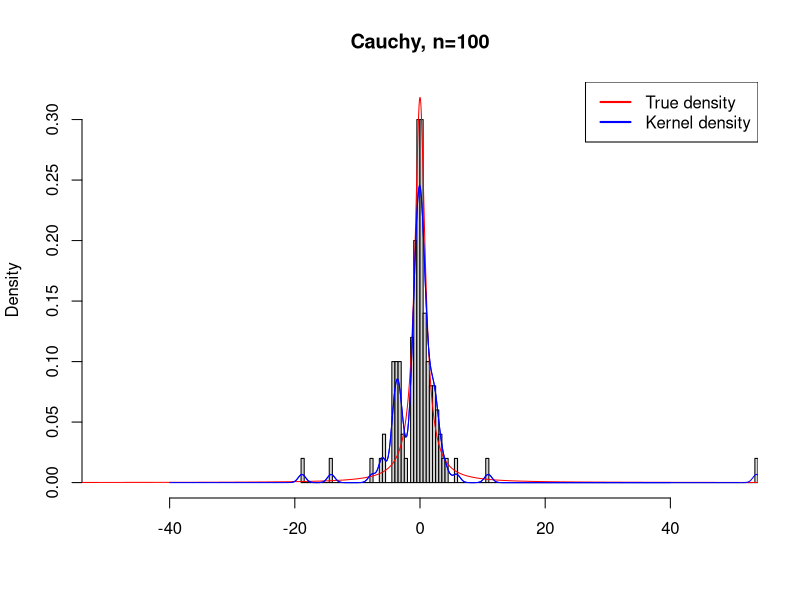
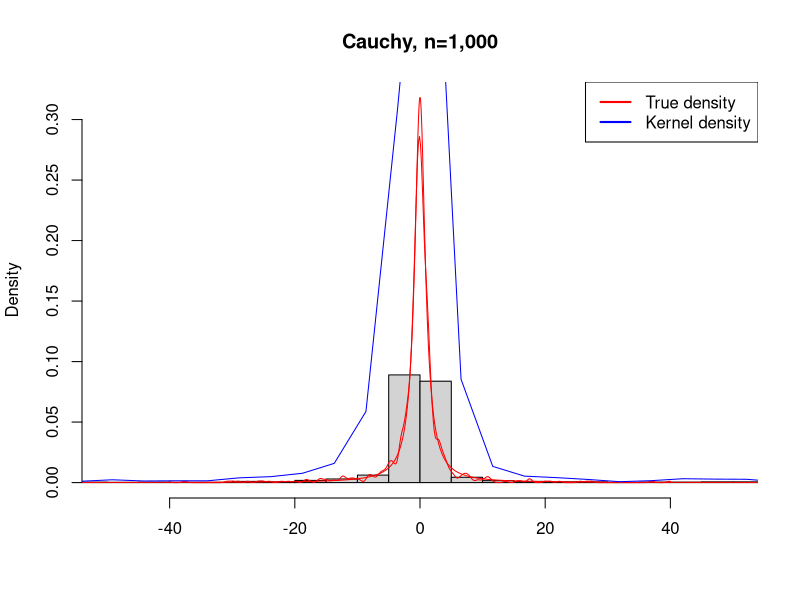
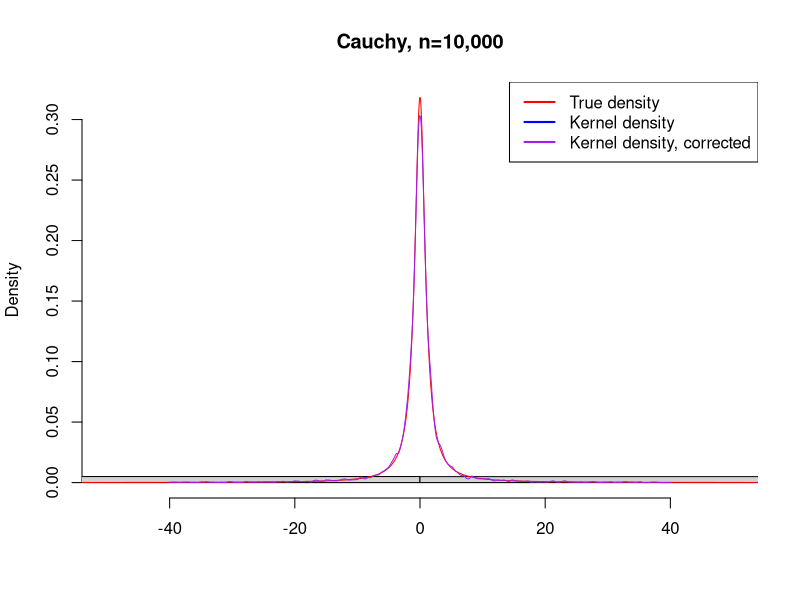
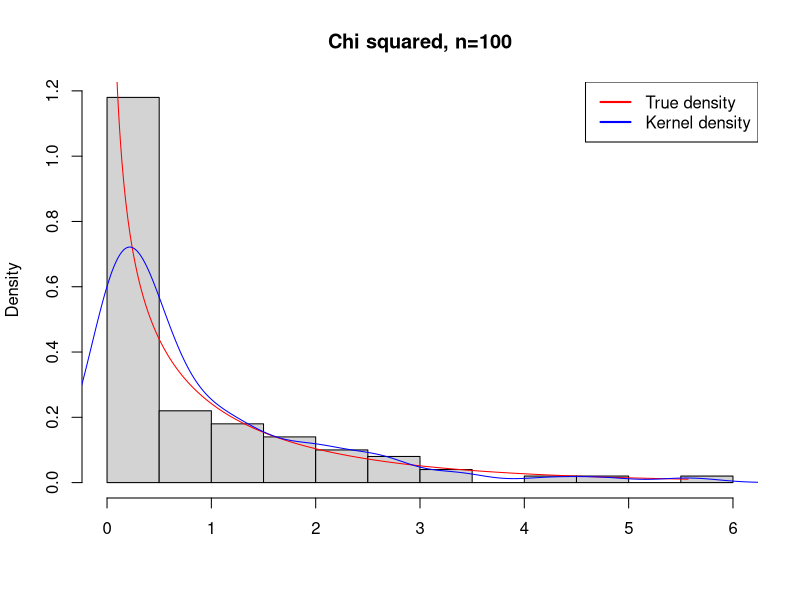
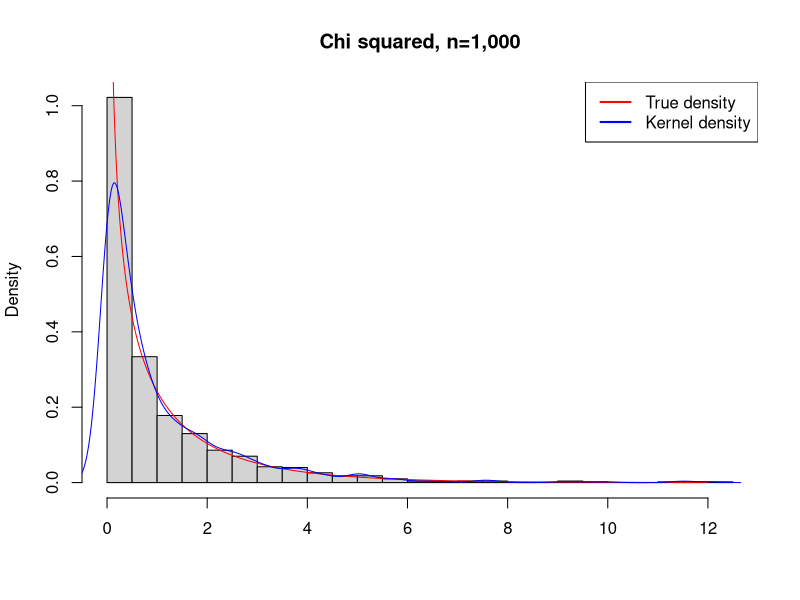
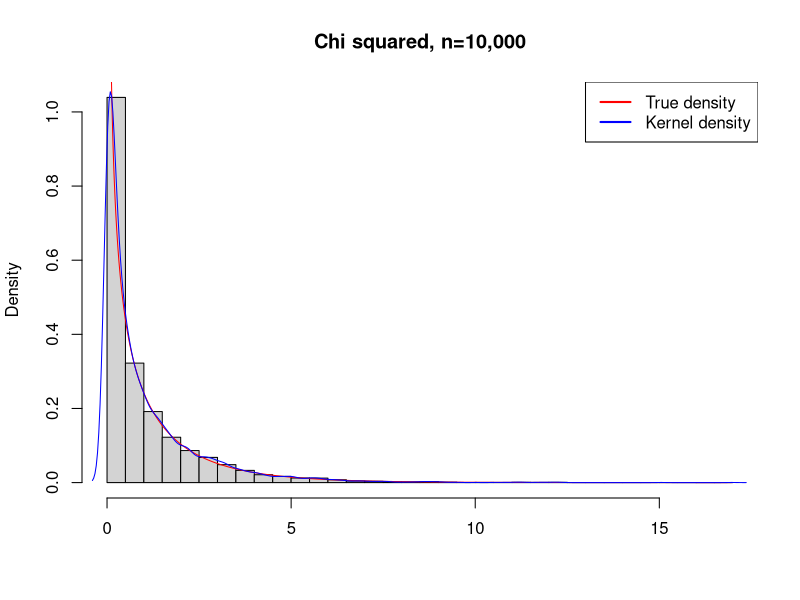
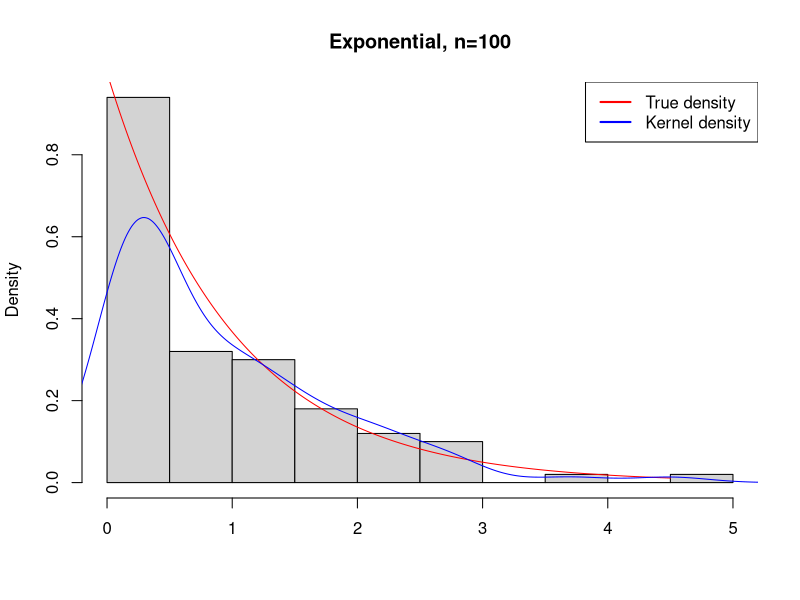
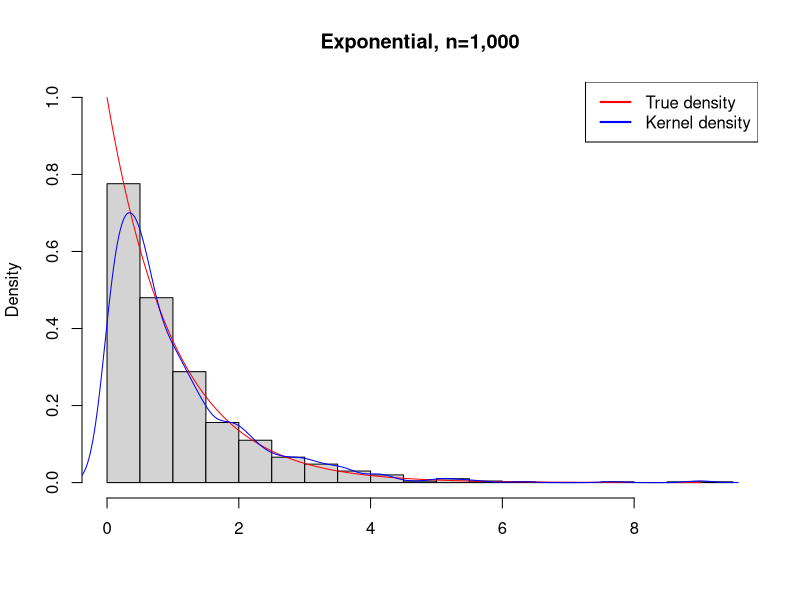

Write R code to recreate these figures, in order.
################################################################################################################
############### Topic 1 - Exercise 1 - Statistical Learning ########## Juan Marcos   Arranz Díez ###############
################################################################################################################

## 5 distributions
## Cauchy, chi-square, exponential, F, Student-t


### 1. Sets of 100 observations, histogram, kernel density, and compare with real density. Repeat with 1000, 10000, and conclusions


## Cauchy 

cauchy1 <- rcauchy(100)
cauchy2 <- rcauchy(1000)
cauchy3 <- rcauchy(10000)

## The few instances that reach large values (in absolute value) do not let us appreciate the centre of the
## histogram, arguably the most interesting part. Let's restrict ourselves to that centre.

hist(cauchy1, freq=F, nclass = 150, xlim=c(-50, 50), ylim=c(0,dcauchy(0)), main="Cauchy, n=100", xlab="")
z <- seq(-100, 100, 0.01)
lines(z, dcauchy(z), col="red")
kernel <- density(cauchy1, from=-40, to=40)
lines(kernel, col="blue")
kernel_bad <- density(cauchy1)
lines(kernel_bad, col="blue")
legend("topright", c("True density", "Kernel density"), col=c("red", "blue"), lwd=2)

hist(cauchy2, freq=F, nclass = 600, xlim=c(-50, 50), ylim=c(0,dcauchy(0)), main="Cauchy, n=1,000", xlab="")
z <- seq(-100, 100, 0.01)
lines(z, dcauchy(z), col="red")
kernel <- density(cauchy2, from=-40, to=40)
lines(kernel, col="red")
kernel_bad <- density(cauchy2)
lines(kernel_bad, col="blue")
legend("topright", c("True density", "Kernel density"), col=c("red", "blue"), lwd=2)

hist(cauchy3, freq=F, nclass=6000, xlim=c(-50, 50), ylim=c(0,dcauchy(0)), main="Cauchy, n=10,000", xlab="")
z <- seq(-100, 100, 0.01)
lines(z, dcauchy(z), col="red")
kernel <- density(cauchy3, from=-40, to=40)
lines(kernel, col="purple")
kernel_bad <- density(cauchy3)
lines(kernel_bad, col="blue")
legend("topright", c("True density", "Kernel density", "Kernel density, corrected"), col=c("red", "blue", "purple"), lwd=2)



## Chi squared

chisq1 = rchisq(100, df=1)
chisq2 = rchisq(1000, df=1)
chisq3 = rchisq(10000, df=1)

hist(chisq1, freq=F, nclass = 15, main="Chi squared, n=100", xlab="")
z <- seq(min(chisq1), max(chisq1), 0.01)
lines(z, dchisq(z, df=1), col="red")
kernel_bad <- density(chisq1)
lines(kernel_bad, col="blue")
legend("topright", c("True density", "Kernel density"), col=c("red", "blue"), lwd=2)


hist(chisq2, freq=F, nclass = 30, main="Chi squared, n=1,000", xlab="")
z <- seq(min(chisq2), max(chisq2), 0.01)
lines(z, dchisq(z, df=1), col="red")
kernel_bad <- density(chisq2)
lines(kernel_bad, col="blue")
legend("topright", c("True density", "Kernel density"), col=c("red", "blue"), lwd=2)


hist(chisq3, freq=F, nclass = 30, main="Chi squared, n=10,000", xlab="")
z <- seq(min(chisq3), max(chisq3), 0.01)
lines(z, dchisq(z, df=1), col="red")
kernel_bad <- density(chisq3)
lines(kernel_bad, col="blue")
legend("topright", c("True density", "Kernel density"), col=c("red", "blue"), lwd=2)

## Exponential


exp1 = rexp(100, rate = 1)
exp2 = rexp(1000, rate=1)
exp3 = rexp(10000, rate=1)

hist(exp1, freq=F, nclass = 15, main="Exponential, n=100", xlab="")
z <- seq(min(exp1), max(exp1), 0.01)
lines(z, dexp(z, rate=1), col="red")
kernel_bad <- density(exp1)
lines(kernel_bad, col="blue")
legend("topright", c("True density", "Kernel density"), col=c("red", "blue"), lwd=2)

hist(exp2, freq=F, nclass = 25, main="Exponential, n=1,000", xlab="", ylim=c(0,1))
z <- seq(min(exp2), max(exp2), 0.01)
lines(z, dexp(z, rate=1), col="red")
kernel_bad <- density(exp2)
lines(kernel_bad, col="blue")
legend("topright", c("True density", "Kernel density"), col=c("red", "blue"), lwd=2)

hist(exp3, freq=F, nclass = 35, main="Exponential, n=10,000", xlab="", ylim=c(0,1))
z <- seq(min(exp3), max(exp3), 0.01)
lines(z, dexp(z, rate=1), col="red")
kernel_bad <- density(exp3)
lines(kernel_bad, col="blue")
legend("topright", c("True density", "Kernel density"), col=c("red", "blue"), lwd=2)

# F distribution

f1 = rf(100, df1=5, df2=2)
f2 = rf(1000, df1=5, df2=2)
f3 = rf(10000, df1=5, df2=2)

hist(f1, freq=F, nclass = 100, main="F, n=100", xlab="", ylim=c(0, 0.6), xlim=c(0,50))
z <- seq(min(f1), max(f1), 0.01)
lines(z, df(z, df1=5, df2=2), col="red")
kernel_bad <- density(f1)
lines(kernel_bad, col="blue")
legend("topright", c("True density", "Kernel density"), col=c("red", "blue"), lwd=2)

hist(f2, freq=F, nclass = 2500, main="F, n=1,000", xlab="", ylim=c(0, 0.6), xlim=c(0,50))
z <- seq(min(f2), max(f2), 0.01)
lines(z, df(z, df1=5, df2=2), col="red")
kernel_bad <- density(f2)
lines(kernel_bad, col="blue")
kernel <- density(f2, from=0, to=50)
lines(kernel, col="purple")
legend("topright", c("True density", "Kernel density", "Kernel density, corrected"), col=c("red", "blue", "purple"), lwd=2)

hist(f3, freq=F, nclass = 16000, main="F, n=10,000", xlab="", ylim=c(0, 0.6), xlim=c(0,50))
z <- seq(min(f3), max(f3), 0.01)
lines(z, df(z, df1=5, df2=2), col="red")
kernel_bad <- density(f3)
lines(kernel_bad, col="blue")
kernel <- density(f3, from=0, to=50)
lines(kernel, col="purple")
legend("topright", c("True density", "Kernel density", "Kernel density, corrected"), col=c("red", "blue", "purple"), lwd=2)


# Student-t

t1 = rt(100, df=5)
t2 = rt(1000, df=5)
t3 = rt(10000, df=5)

hist(t1, freq=F, nclass = 30, main="Student's t, n=100", xlab="")
z <- seq(min(t1), max(t1), 0.01)
lines(z, dt(z, df=5), col="red")
kernel_bad <- density(t1)
lines(kernel_bad, col="blue")
legend("topright", c("True density", "Kernel density"), col=c("red", "blue"), lwd=2)

hist(t2, freq=F, nclass = 30, main="Student's t, n=1,000", xlab="")
z <- seq(min(t2), max(t2), 0.01)
lines(z, dt(z, df=5), col="red")
kernel_bad <- density(t2)
lines(kernel_bad, col="blue")
#kernel <- density(f2, from=0, to=50)
#lines(kernel, col="purple")
legend("topright", c("True density", "Kernel density"), col=c("red", "blue"), lwd=2)

hist(t3, freq=F, nclass = 30, main="Student's t, n=10,000", xlab="")
z <- seq(min(t3), max(t3), 0.01)
lines(z, dt(z, df=5), col="red")
kernel_bad <- density(t3)
lines(kernel_bad, col="blue")
#kernel <- density(t3, from=0, to=50)
#lines(kernel, col="purple")
legend("topright", c("True density", "Kernel density"), col=c("red", "blue"), lwd=2)

###########################

# Cauchy
quant_cauchy <- qcauchy(c(0.25, 0.5, .75))
IQR <- quant_cauchy[3] - quant_cauchy[1]
upper_cauchy <- quant_cauchy[3] + 1.5*IQR
lower_cauchy <- quant_cauchy[1] - 1.5*IQR
upper_cauchy
lower_cauchy

prob_out_cauchy <- pcauchy(lower_cauchy) + 1 - pcauchy(upper_cauchy)
prob_out_cauchy

par(mfrow=c(1,3))
boxplot(cauchy1)
boxplot(cauchy2)
boxplot(cauchy3)

emp_quant1 <- quantile(x=cauchy1, probs=c(0.25, 0.5, 0.75))
emp_quant2 <- quantile(x=cauchy2, probs=c(0.25,.5, 0.75))
emp_quant3 <- quantile(x=cauchy3, probs=c(0.25, .5,0.75))
IQR1 <- emp_quant1[3] - emp_quant1[1]
IQR2 <- emp_quant2[3] - emp_quant2[1]
IQR3 <- emp_quant3[3] - emp_quant3[1]

emp_quant1
emp_quant2
emp_quant3
quant_cauchy
IQR1
IQR2
IQR3



sample1up <- emp_quant1[3] + 1.5*IQR1
sample1lo <- emp_quant1[1] - 1.5*IQR1
sample1up
sample1lo

sample2up <- emp_quant2[3] + 1.5*IQR2
sample2lo <- emp_quant2[1] - 1.5*IQR2
sample2up
sample2lo

sample3up <- emp_quant3[3] + 1.5*IQR3
sample3lo <- emp_quant3[1] - 1.5*IQR3
sample3up
sample3lo

emp_out_1 <- sum(cauchy1 < sample1lo | cauchy1 > sample1up) / length(cauchy1)
emp_out_2 <- sum(cauchy2 < sample2lo | cauchy2 > sample2up) / length(cauchy2)
emp_out_3 <- sum(cauchy3 < sample3lo | cauchy3 > sample3up) / length(cauchy3)
emp_out_1
emp_out_2
emp_out_3

# Chi squared

quant_chisq <- qchisq(c(0.25, 0.5, .75), df=1)
IQR <- quant_chisq[3] - quant_chisq[1]
upper_chisq <- quant_chisq[3] + 1.5*IQR
lower_chisq <- quant_chisq[1] - 1.5*IQR

prob_out_chisq <- pchisq(lower_chisq, df=1) + 1 - pchisq(upper_chisq, df=1)
prob_out_chisq


par(mfrow=c(1,3))
boxplot(chisq1)
boxplot(chisq2)
boxplot(chisq3)

emp_quant1 <- quantile(x=chisq1, probs=c(0.25, .5,0.75))
emp_quant2 <- quantile(x=chisq2, probs=c(0.25,.5, 0.75))
emp_quant3 <- quantile(x=chisq3, probs=c(0.25,.5, 0.75))
IQR1 <- emp_quant1[3] - emp_quant1[1]
IQR2 <- emp_quant2[3] - emp_quant2[1]
IQR3 <- emp_quant3[3] - emp_quant3[1]

sample1up <- emp_quant1[3] + 1.5*IQR1
sample1lo <- emp_quant1[1] - 1.5*IQR1

sample2up <- emp_quant2[3] + 1.5*IQR2
sample2lo <- emp_quant2[1] - 1.5*IQR2

sample3up <- emp_quant3[3] + 1.5*IQR3
sample3lo <- emp_quant3[1] - 1.5*IQR3

emp_out_1 <- sum(chisq1 < sample1lo | chisq1 > sample1up) / length(chisq1)
emp_out_2 <- sum(chisq2 < sample2lo | chisq2 > sample2up) / length(chisq2)
emp_out_3 <- sum(chisq3 < sample3lo | chisq3 > sample3up) / length(chisq3)
emp_out_1
emp_out_2
emp_out_3

prob_out_chisq

# Exponential

quant_exp <- qexp(c(0.25, 0.5, .75), rate=1)
IQR <- quant_exp[3] - quant_exp[1]
upper_exp <- quant_exp[3] + 1.5*IQR
lower_exp <- quant_exp[1] - 1.5*IQR

prob_out_exp <- pexp(lower_exp, rate=1) + 1 - pexp(upper_exp, rate=1)
prob_out_exp

par(mfrow=c(1,3))
boxplot(exp1)
boxplot(exp2)
boxplot(exp3)

emp_quant1 <- quantile(x=exp1, probs=c(0.25, .5,0.75))
emp_quant2 <- quantile(x=exp2, probs=c(0.25, .5,0.75))
emp_quant3 <- quantile(x=exp3, probs=c(0.25, .5,0.75))
IQR1 <- emp_quant1[3] - emp_quant1[1]
IQR2 <- emp_quant2[3] - emp_quant2[1]
IQR3 <- emp_quant3[3] - emp_quant3[1]

sample1up <- emp_quant1[3] + 1.5*IQR1
sample1lo <- emp_quant1[1] - 1.5*IQR1

sample2up <- emp_quant2[3] + 1.5*IQR2
sample2lo <- emp_quant2[1] - 1.5*IQR2

sample3up <- emp_quant3[3] + 1.5*IQR3
sample3lo <- emp_quant3[1] - 1.5*IQR3

emp_out_1 <- sum(exp1 < sample1lo | exp1 > sample1up) / length(exp1)
emp_out_2 <- sum(exp2 < sample2lo | exp2 > sample2up) / length(exp2)
emp_out_3 <- sum(exp3 < sample3lo | exp3 > sample3up) / length(exp3)
emp_out_1
emp_out_2
emp_out_3

prob_out_exp




quant_f <- qf(c(0.25, 0.5, .75), df1=5, df2=2)
IQR <- quant_f[3] - quant_f[1]
upper_f <- quant_f[3] + 1.5*IQR
lower_f <- quant_f[1] - 1.5*IQR

prob_out_f <- pf(lower_f, df1=5, df2=2) + 1 - pf(upper_f, df1=5, df2=2)
prob_out_f


par(mfrow=c(1,3))
boxplot(f1)
boxplot(f2)
boxplot(f3)

emp_quant1 <- quantile(x=f1, probs=c(0.25, .5,0.75))
emp_quant2 <- quantile(x=f2, probs=c(0.25, .5,0.75))
emp_quant3 <- quantile(x=f3, probs=c(0.25, .5,0.75))
IQR1 <- emp_quant1[3] - emp_quant1[1]
IQR2 <- emp_quant2[3] - emp_quant2[1]
IQR3 <- emp_quant3[3] - emp_quant3[1]

sample1up <- emp_quant1[3] + 1.5*IQR1
sample1lo <- emp_quant1[1] - 1.5*IQR1

sample2up <- emp_quant2[3] + 1.5*IQR2
sample2lo <- emp_quant2[1] - 1.5*IQR2

sample3up <- emp_quant3[3] + 1.5*IQR3
sample3lo <- emp_quant3[1] - 1.5*IQR3

emp_out_1 <- sum(f1 < sample1lo | f1 > sample1up) / length(f1)
emp_out_2 <- sum(f2 < sample2lo | f2 > sample2up) / length(f2)
emp_out_3 <- sum(f3 < sample3lo | f3 > sample3up) / length(f3)
emp_out_1
emp_out_2
emp_out_3

prob_out_f









quant_t <- qt(c(0.25, 0.5, .75), df=5)
IQR <- quant_t[3] - quant_t[1]
upper_t <- quant_t[3] + 1.5*IQR
lower_t <- quant_t[1] - 1.5*IQR

prob_out_t <- pt(lower_t, df=5) + 1 - pt(upper_t, df=5)
prob_out_t

par(mfrow=c(1,3))
boxplot(t1)
boxplot(t2)
boxplot(t3)

emp_quant1 <- quantile(x=t1, probs=c(0.25, .5,0.75))
emp_quant2 <- quantile(x=t2, probs=c(0.25, .5,0.75))
emp_quant3 <- quantile(x=t3, probs=c(0.25, .5,0.75))
IQR1 <- emp_quant1[3] - emp_quant1[1]
IQR2 <- emp_quant2[3] - emp_quant2[1]
IQR3 <- emp_quant3[3] - emp_quant3[1]

sample1up <- emp_quant1[3] + 1.5*IQR1
sample1lo <- emp_quant1[1] - 1.5*IQR1

sample2up <- emp_quant2[3] + 1.5*IQR2
sample2lo <- emp_quant2[1] - 1.5*IQR2

sample3up <- emp_quant3[3] + 1.5*IQR3
sample3lo <- emp_quant3[1] - 1.5*IQR3

emp_out_1 <- sum(t1 < sample1lo | t1 > sample1up) / length(t1)
emp_out_2 <- sum(t2 < sample2lo | t2 > sample2up) / length(t2)
emp_out_3 <- sum(t3 < sample3lo | t3 > sample3up) / length(t3)
emp_out_1
emp_out_2
emp_out_3

prob_out_t







